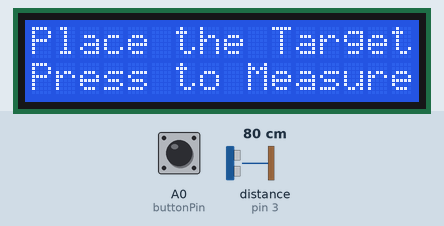
The sketch below on a simulated Arduino Uno, built with avr-gcc and run on an emulated ATmega328P. Shown: 16×2 character LCD. Inputs (shaded band) come from the test bench; at power-on: A0 (buttonPin) HIGH, distance to the obstacle (sensor on pin 3) 80 cm. The echo pulse lasts 58.3 µs per cm; what the sketch prints to the serial monitor is not drawn.

Above: at 1.2 s.
1.3 s: A0 (buttonPin) pulled LOW for 0.15 s
At 2.7 s:
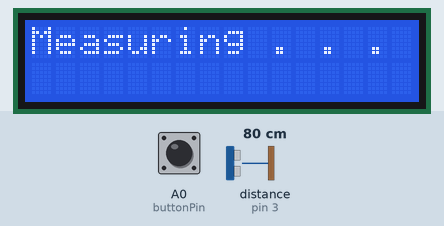
At 5.2 s:
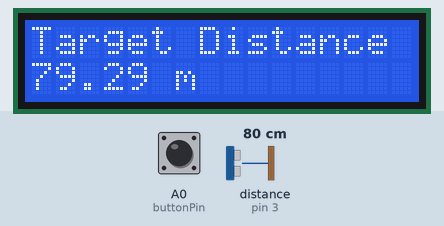
Timing chart, 0 to 6.7 s (numbered marks = the images above; inputs shaded):
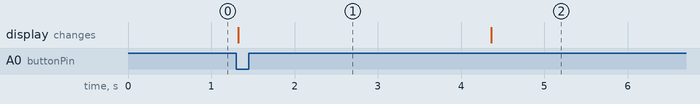

The sketch:

Portable_precise_rangersensorLCD.ino
```cpp
#include <LiquidCrystal_I2C.h>
int buttonPin=A0;
int buttonVal;

int numMeas=100;
float avMeas;
int j;
float bucket=0;

LiquidCrystal_I2C lcd(0x27, 16, 2);

int trigPin=2;
int echoPin=3;
int pingTravelTime;
float pingTravelDistance;
float distanceToTarget;
int dt=5000;

void setup() {

lcd.init();
lcd.clear();
lcd.backlight();

pinMode(trigPin,OUTPUT);
pinMode(echoPin,INPUT);
pinMode(buttonPin,INPUT);
digitalWrite(buttonPin,HIGH);
Serial.begin(9600);

}

void loop() {

lcd.setCursor(0,0);
lcd.print("Place the Target");
lcd.setCursor(0,1);
lcd.print("Press to Measure");
buttonVal=digitalRead(buttonPin);
while (buttonVal==1){
  buttonVal=digitalRead(buttonPin);
}
lcd.setCursor(0,0);
lcd.clear();
lcd.print("Measuring . . .");
for (j=1;j<=numMeas;j=j+1){
  digitalWrite(trigPin,LOW);
  delayMicroseconds(10);
  digitalWrite(trigPin,HIGH);
  delayMicroseconds(10);
  digitalWrite(trigPin,LOW);
  pingTravelTime=pulseIn(echoPin,HIGH);
  delay(25);
  pingTravelDistance=(pingTravelTime*0.034/2);
  distanceToTarget=pingTravelDistance;
  bucket=bucket+distanceToTarget;
}
avMeas=bucket/numMeas;
Serial.print("Av. Dist. to Target is: ");
Serial.print(avMeas);
Serial.println(" m");
lcd.clear();
lcd.setCursor(0,0);
lcd.print("Target Distance");
lcd.setCursor(0,1);
lcd.print(distanceToTarget);
lcd.print(" m");
delay(dt);
}
```

Measured:
- after the input at 1.3 s, the display: changes at once (image 1)
